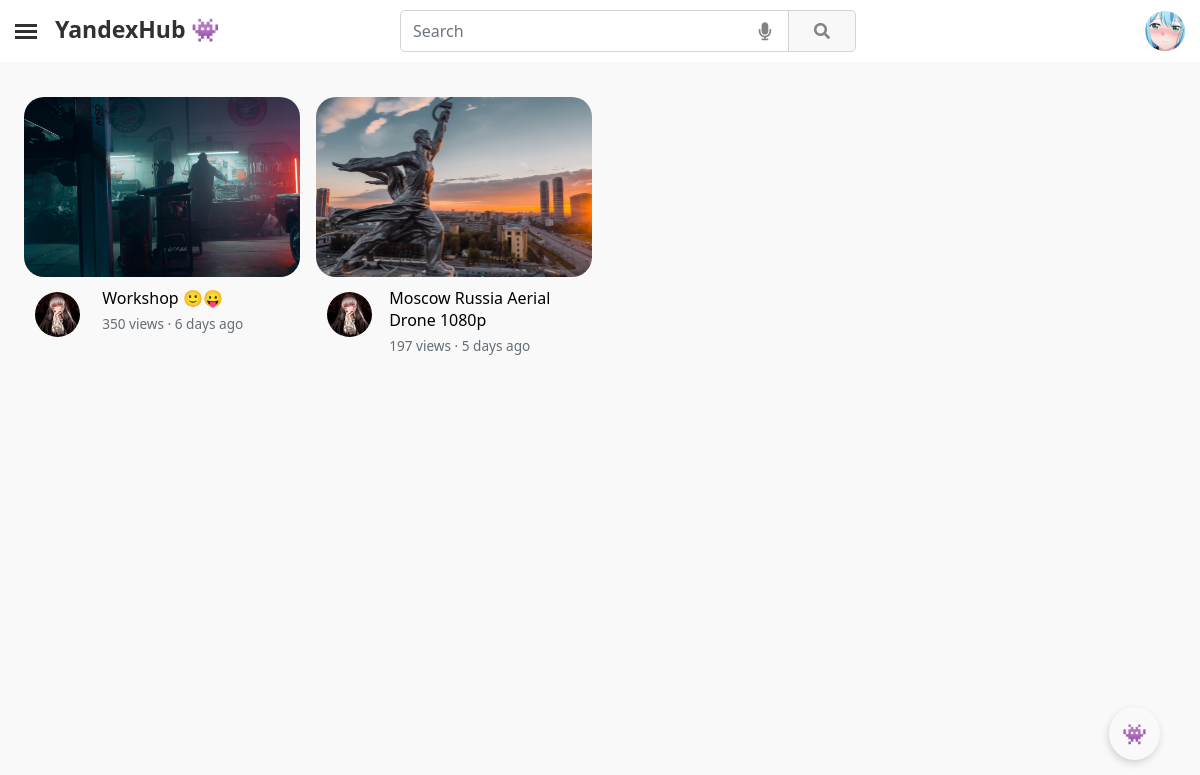
The page / (signed in) on the database its author committed.
### YandexHub/apps/mainapp/models.py (models this page shows, shortened)
class CustomUser(AbstractUser):
    user_id = models.CharField(blank=True, null=True, max_length=24)
    email = models.EmailField(null=True, unique=True)
    username = models.CharField(blank=True, null=True, max_length=25)
    avatar = models.ImageField(blank=True, null=True, upload_to = 'avatars/', default='avatars/default/default_avatar.png')
    banner = models.ImageField(blank=True, null=True, upload_to='users_banners/')
    all_views = models.BigIntegerField(default=0)
    all_comments = models.BigIntegerField(default=0)
    all_likes = models.BigIntegerField(default=0)
    all_dislikes = models.BigIntegerField(default=0)
    all_subscribers = models.BigIntegerField(default=0)
    all_notifications = models.BigIntegerField(default=0)
    all_posts_likes = models.BigIntegerField(default=0)
    all_posts_dislikes = models.BigIntegerField(default=0)
    description = models.TextField(blank=True, null=True, max_length=5000)
    contact_email  = models.CharField(blank=True, null=True, max_length=75)
    location = models.CharField(blank=True, null=True, max_length=50)
    vk_link = models.CharField(blank=True, null=True, max_length=150)
    instagram_link = models.CharField(blank=True, null=True, max_length=150)
    facebook_link = models.CharField(blank=True, null=True, max_length=150)
    reddit_link = models.CharField(blank=True, null=True, max_length=150)
    telegram_link = models.CharField(blank=True, null=True, max_length=150)
    twitter_link = models.CharField(blank=True, null=True, max_length=150)
    website_link = models.CharField(blank=True, null=True, max_length=150)
    telegram = models.CharField(blank=True, null=True, max_length=150)
    date_created = models.DateTimeField(auto_now_add=True, db_index=True)
    REQUIRED_FIELDS = ['username']
    USERNAME_FIELD = 'email'

class Video(models.Model):
    video_id = models.CharField(blank=True, null=True, max_length=32)
    creator = models.ForeignKey(CustomUser, on_delete=models.CASCADE, null=False, related_name='video_creator')
    video = models.FileField(upload_to='videos/')
    video_banner = models.ImageField(upload_to='video_banners/')
    views = models.BigIntegerField(default=0)
    likes = models.BigIntegerField(default=0)
    dislikes = models.BigIntegerField(default=0)
    comments = models.BigIntegerField(default=0)
    coefficient = models.FloatField(default=0)
    title = models.CharField(max_length=150)
    description = models.TextField(blank=True, null=True, max_length=1000000)
    date_created = models.DateTimeField(auto_now_add=True, db_index=True)

### YandexHub/apps/mainapp/views.py (the view)
# urls.py: path('', HomeView.as_view(), name='main__page'),
class HomeView(ListView):
    template_name = 'home.html'
    paginate_by = 20
    model = Video
    context_object_name = "videos"
    def get_context_data(self, **kwargs):
        context = super(HomeView, self).get_context_data(**kwargs)
        context['title'] = 'YandexHub'
        return context

### YandexHub/apps/mainapp/templatetags/poll_extras.py (called while the page is built, shortened)
@register.filter(name='time_func')
@stringfilter
def time_func(arg):
    now = datetime.utcnow()
    time = now - datetime.strptime(arg, '%Y-%m-%d %H:%M:%S.%f+00:00')
    if time.days < 730:
        if time.days < 2:
            return '1 day ago'
        elif time.days < 7:
            return f'{time.days} days ago'
        elif time.days < 14:
            return '1 week ago'
        elif time.days < 30:
            return f'{time.days//4} weeks ago'
        elif time.days < 60:
            return '1 month ago'
        elif time.days < 365:
            return f'{time.days//30} months ago'
        elif time.days < 730:
            return '1 year ago'
    else:
        return f'{time.days//365} years ago'

@register.filter(name='brief_views_format')
@stringfilter
def brief_views_format(arg):
    if int(arg) < 1000000:
        if int(arg) == 1:
            return '1 view'
        elif int(arg) < 1000:
            return f'{arg} views'
        else:
            return f"{str_fixed(float(int(arg)/1000), int(arg), 1, 'views')}K views"
    elif int(arg) < 1000000000:
        return f"{str_fixed(float(int(arg)/1000000), int(arg), 1, 'views')}M views"
    elif int(arg) < 1000000000000:
        return f"{str_fixed(float(int(arg)/1000000000), int(arg), 1, 'views')}B views"
    else:
        return ''

### YandexHub/apps/mainapp/templates/home.html (shortened to what this page needs)
{% extends "main.html" %}
{% block content %}
{% load poll_extras %}
{% load static %}
<main role="main">
    <div class="block-content">
        <div class="row row-cols-1 row-cols-md-2 row-cols-lg-3 row-cols-xl-4 g-3">
            {% for video in videos %}
            <div class="infinite-item col" style="cursor: pointer;">
                <div class="card mb-2">
                    <a onclick="transition_link(`{% url 'video__page' video.video_id %}`)">
                        <img style="object-fit: cover;" class="bd-placeholder-img card-img-top video-img" width="360" height="225"
                            src="{{ video.video_banner.url }}">
                    </a>
                    <div class="card-body">
                        <div class="avatar-video-block" onclick="transition_link(`{% url 'channel__page' video.creator.user_id %}`)">
                            <div class="avatar-video-img img" style="background-image: url({{ video.creator.avatar.url }});"></div>
                        </div>
                        <div style="display: inline-block;"
                            onclick="transition_link(`{% url 'video__page' video.video_id %}`)">
                            <p class="card-text" style="color: #000;">{{ video.title|truncatechars:70 }}</p>
                            <div class="card-bottom">{{ video.views|brief_views_format }} · {{ video.date_created|time_func }}</div>
                        </div>
                    </div>
                </div>
            </div>
            {% endfor %}
        </div>
    </div>
</main>
{% endblock %}

### YandexHub/apps/mainapp/templates/components/site/navbar.html (shortened to what this page needs)
{% load static %}
<nav class="navbar sticky-top navbar-light">
    <label for="openSidebarMenu" class="sidebarIconToggle">
        <div class="spinner diagonal part-1"></div>
        <div class="spinner horizontal"></div>
        <div class="spinner diagonal part-2"></div>
    </label>
    {% if request.user.is_authenticated %}
    <a class="navbar-brand logo-block" rel="home" style="cursor: pointer;"
        onclick="transition_link(`{% url 'main__page' %}`)">
        <div class="logo-main-block">
            <b class="logo">YandexHub 👾</b>
        </div>
    </a>
    {% endif %}
    <div class="d-flex container search-bar">
        <div class="input-group search-block">
            <input id="search-input" type="text" class="form-control" style="border-radius: 5px 0 0 5px; margin-left: 120px !important;"
                placeholder="Search" aria-label="Search" aria-describedby="input-group-1" autocomplete="off">
            <div id="voice-trigger" data-bs-toggle="tooltip" data-bs-placement="bottom" title="Voice search">
                <i class="fas fa-microphone"></i>
            </div>
            <div class="input-group-append">
                <button class="btn btn-secondary" class="input-group-text" id="search-button" onclick="search()">
                    <i class="fa fa-search"></i>
                </button>
            </div>
        </div>
    </div>
    {% if request.user.is_authenticated %}
    <div class="dropdown wrapper-dropdown-3">
        <a role="button" id="dropdownMenuLink" data-bs-toggle="dropdown" aria-expanded="false">
            <div class="avatar-video-img img"
                style="width: 40px; height: 40px; margin-right: 15px; background-image: url({{request.user.avatar.url}});">
            </div>
        </a>
    </div>
    {% else %}
    <a class="btn btn-outline-primary" onclick="transition_link(`{% url 'signin' %}`)"
        style="border-radius: 5px; margin-right: 15px; cursor: pointer;"><i class="far fa-user"></i> Sign In</a>
    {% endif %}
</nav>

### static/css/index.css (style rules this page uses)
body { -webkit-animation: fade-in 0.5s linear; -moz-animation: fade-in 0.5s linear; -o-animation: fade-in 0.5s linear; animation: fade-in 0.5s linear; }
.row { justify-content: left !important; }
p, a, small { line-height: normal !important; }
.img, img { background-repeat: no-repeat; background-position: center; background-size: cover; }
a { text-decoration: none; }
.card-text { font-size: 1.2rem; line-height: 28px; max-height: 4rem; margin-bottom: 5px; }
.card-bottom { width: 100%; height: 30px; text-align: left; color: #656e75; }
.card { border-radius: 1.25rem; height: 340px; border: none; background: #f9f9f9; }
.card-body { display: flex; padding: 0.7rem 0.9rem; width: 100%; padding-bottom: 0.5rem; }
.avatar-video-block { display: inline-block; width: 60px; height: 36px; margin-top: 5px; margin-right: 7px; }
.avatar-video-img { width: 45px; height: 45px; margin-right: 10px; border-radius: 50%; }
.video-img { border-radius: 1.25rem; }
.row { display: flex; align-items: center; justify-content: center; height: 100%; }
.col { display: flex; align-items: center; justify-content: center; }
@media (max-width: 3440px) { .block-content { margin-left: 22%; margin-right: 22%; } }
@media (max-width: 2560px) { .block-content { margin-left: 15%; margin-right: 15%; } }
@media (max-width: 1920px) { .search-bar { width: 40% !important; } }
@media (max-width: 1920px) { .block-content { margin-left: 6%; margin-right: 6%; } }
@media (max-width: 1680px) { .block-content { margin-left: 2%; margin-right: 2%; } }
@media (max-width: 1680px) { .card-text { font-size: 1rem; margin-bottom: 5px; } }
@media (max-width: 1680px) { .card-bottom { font-size: 0.85rem; } }
@media (max-width: 1680px) { .card-body { padding: 0.6rem 0.7rem; padding-bottom: 0.2rem; } }
@media (max-width: 1680px) { .video-img { height: 180px; } }
@media (max-width: 1440px) { .block-content { margin-left: 2%; margin-right: 2%; } }
@media (max-width: 1366px) { .search-bar { width: 50% !important; } }
@media (max-width: 1366px) { .block-content { margin-left: 2%; margin-right: 2%; } }
.sidebarIconToggle { transition: all 0.3s; box-sizing: border-box; cursor: pointer; position: absolute; z-index: 99; height: 100%; width: 100%; top: 24px; left: 15px; height: 22px; width: 22px; }
.spinner { transition: all 0.3s; box-sizing: border-box; position: absolute; height: 3px; width: 100%; background-color: #2f3133; }
.horizontal { transition: all 0.3s; box-sizing: border-box; position: relative; float: left; margin-top: 3px; }
.diagonal.part-1 { position: relative; transition: all 0.3s; box-sizing: border-box; float: left; }
.diagonal.part-2 { transition: all 0.3s; box-sizing: border-box; position: relative; float: left; margin-top: 3px; }
.wrapper-dropdown-3 { position: relative; cursor: pointer; outline: none; padding-left: 120px !important; font-weight: bold; color: #212529; }
main { margin-top: 35px; }
.logo { font-size: 23px; font-weight: 700; color: #2f3133; position: relative; bottom: -1px; }
#search-button { padding-top: 8px; padding-bottom: 8px; padding-left: 25px; padding-right: 25px; border-radius: 0 5px 5px 0; background-color: #f8f8f8; border-color: #ced4da; color: #828282; }
#voice-trigger { position: absolute; right: 85px; color: #828282; top: 8px; font-size: 18px; cursor: pointer; }
.navbar-light { padding: 10px 0 10px 0; background-color: #fff; }
.logo-main-block { max-width: 40px; margin-top: -6px; margin-left: 55px; }
.search-bar { width: 30%; }

### static/css/predloader.css (style rules this page uses)
.animated-show { opacity: 0; transition: opacity 0.5s ease-out; }
.animated-show.animated-show-active { opacity: 1; }

### rows shown on the page
CustomUser: user.avatar (picture)
Video: video_banner (picture), creator.avatar (picture), title "Workshop 🙂😛", views|brief_views_format "350 views", date_created "6 days ago"
Video: video_banner (picture), creator.avatar (picture), title "Moscow Russia Aerial Drone 1080p", views|brief_views_format "197 views", date_created "5 days ago"
